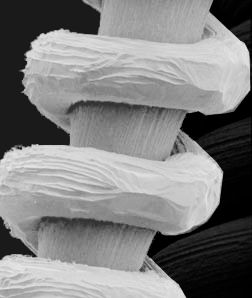
#> input picture 实验一直方图统计增强图像效果/source code/tungsten_original.jpg, 252 x 298 px
$ python image_enhanced.py
#> lines starting #> are read from the running program, lines starting #| are printed output that depends on the picture
import os
import cv2
import numpy as np
import matplotlib.pylab as plt
from collections import defaultdict


class HistogramStatisticsEnhance:
    def __init__(self) -> None:
        pass

    def histogram_equalization(self, img):
        """
        @params img : input image
        @return new_img : output image after histogram equalization
        """
        h, w, c = img.shape
        channel_list = [img[:, :, 0], img[:, :, 1], img[:, :, 2]]
        new_img = np.zeros_like(img, dtype = np.uint8)

        # Each channel should do histogram equalization
        for channel_index in range(len(channel_list)):
            # build histogram dict
            histogram = defaultdict(int)
            for i in range(256):
                # Each term of the histogram is normalized to the probability pr
                histogram[i] = np.sum(channel_list[channel_index]==i)/(h * w)

            # build mapping table for probability distributions
            prob = defaultdict(int)
            tmp, map_len = 0, len(list(histogram.keys()))
            for m in histogram.keys():
                tmp += histogram[m]
                prob[m] = int(map_len * tmp)

            for k in range(w):
                for l in range(h):
                    new_img[l, k, channel_index] = prob[channel_list[channel_index][l, k]]

        return new_img

    # [217 lines left out: functions adaptive_histogram_equalization, contrast_limited_ahe, bright_wise_histequal, clip_histogram_, not called in this run]


def draw_hist(img):
    h, w, c = img.shape
    hists = []
    for i in range(c):
        hist, _ = list(np.histogram(img[0].ravel(), 256, [0, 255]))
        hists.append(hist)
    plt.figure()
    plt.plot(np.linspace(start = 0, stop = 255, num = 256), hists[0], color="red", label='R')
    plt.plot(np.linspace(start = 0, stop = 255, num = 256), hists[1], color="green", label='G')
    plt.plot(np.linspace(start = 0, stop = 255, num = 256), hists[2], color="blue", label='B')
    plt.legend()
    plt.show()


if __name__ == "__main__":
    img = cv2.imread("tungsten_original.jpg")
#> img is the input picture: shape (298, 252, 3); min 0, max 231, mean 128.1
    img = cv2.cvtColor(img, cv2.COLOR_BGR2RGB)
    img2 = cv2.imread("sceneview.jpg")
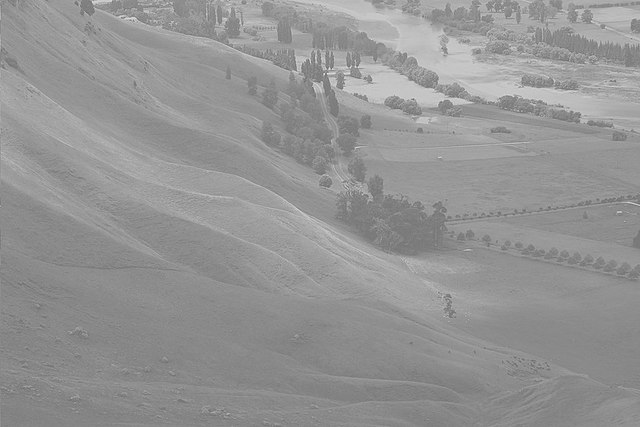
#> input picture 实验一直方图统计增强图像效果/source code/sceneview.jpg, 640 x 427 px
#> img2 is the input picture: shape (427, 640, 3); min 97, max 240, mean 148
    img2 = cv2.cvtColor(img2, cv2.COLOR_BGR2RGB)
    draw_hist(img), draw_hist(img2)
#> after the loop in draw_hist, `for i in range(c):`: hists = 3 items

    h = HistogramStatisticsEnhance()
    """
    tmp_img1 = h.adaptive_histogram_equalization(img2, 21)
    tmp_img2 = h.adaptive_histogram_equalization(img2, 41)
    tmp_img3 = h.adaptive_histogram_equalization(img2, 61)
    plt.figure()
    plt.imshow(tmp_img1)
    plt.show()
    plt.figure()
    plt.imshow(tmp_img2)
    plt.show()
    plt.figure()
    plt.imshow(tmp_img3)
    plt.show()
    """
    # Choose one method to enhance image
    new_img, new_img2 = h.histogram_equalization(img), h.histogram_equalization(img2)
#> the loop in histogram_equalization, `for channel_index in range(len(channel_list)):` made 3 passes
#> after the loop in histogram_equalization, `for channel_index in range(len(channel_list)):`:
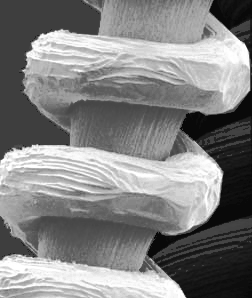
#> new_img: shape (298, 252, 3); min 9, max 255, mean 130.5
#> in histogram_equalization (call 2), `h, w, c = img.shape`: h = 427; w = 640
#> the loop in histogram_equalization (call 2), `for channel_index in range(len(channel_list)):` made 3 passes
#> after the loop in histogram_equalization (call 2), `for channel_index in range(len(channel_list)):`:
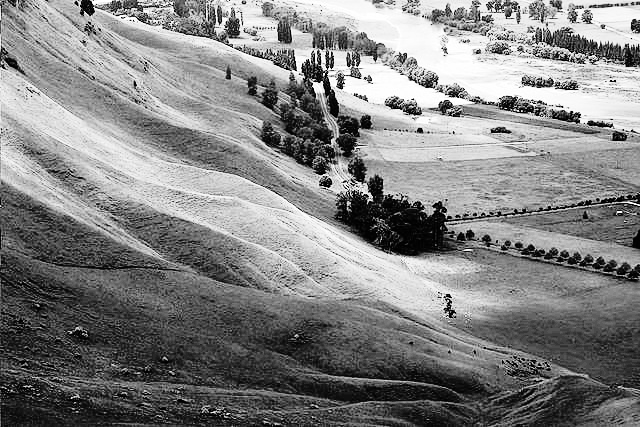
#> new_img: shape (427, 640, 3); min 0, max 255, mean 130.4
#> (the run stopped early here; a loop or call above may not have finished)
